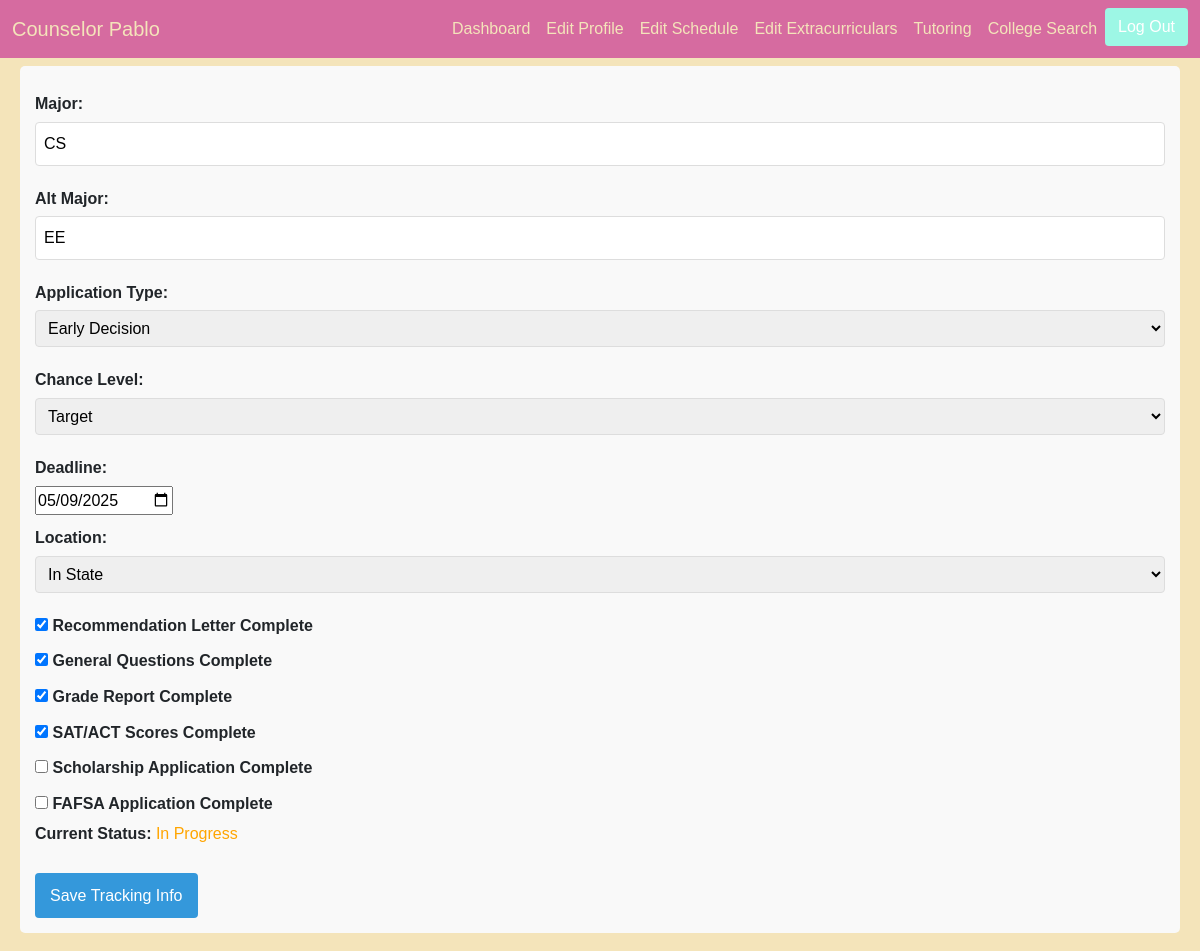
The page /application/1/ (signed in, upper part) on the database as committed earlier.
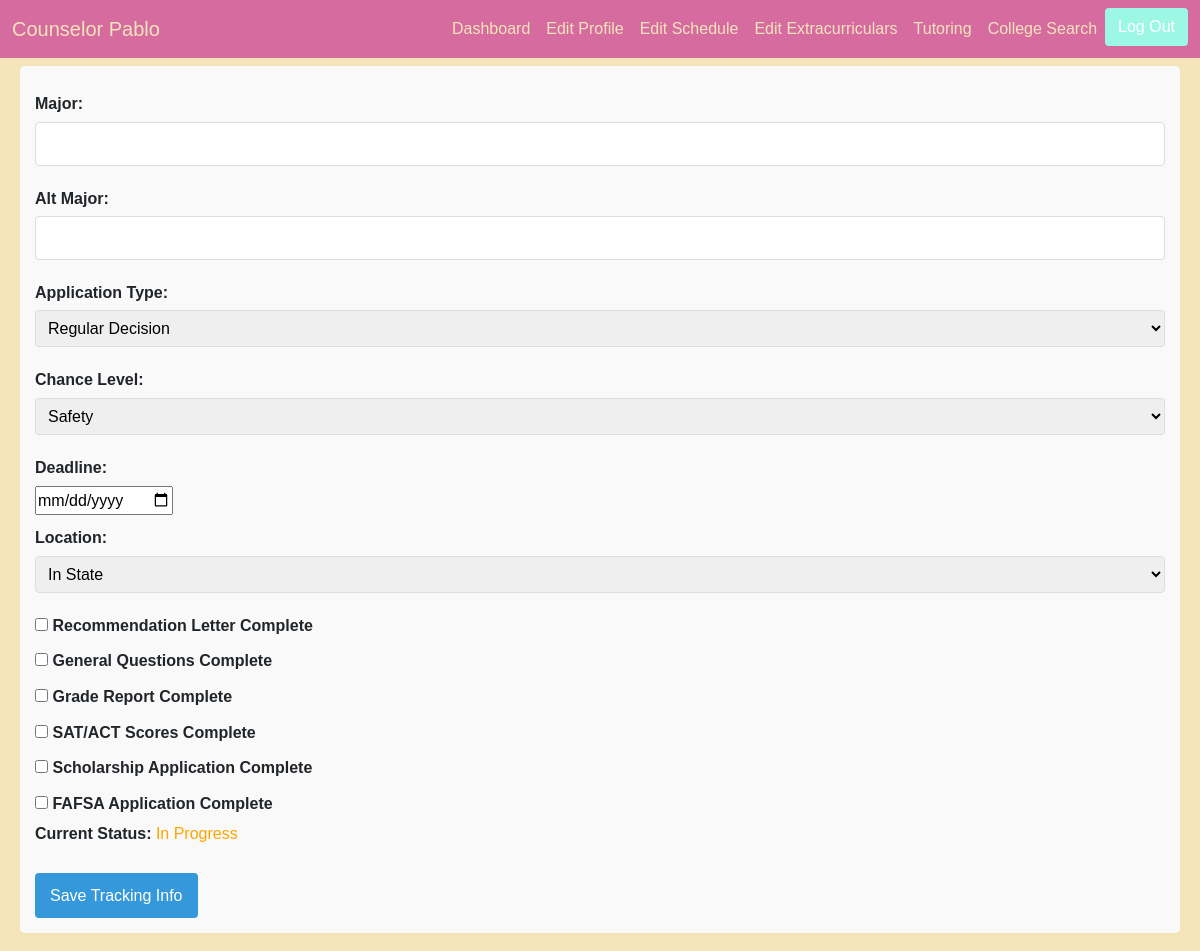
The same page on the database as committed later.
### counselor/models.py (models this page shows, shortened)
class CollegeApplication(models.Model):
    user = models.ForeignKey(User, on_delete=models.CASCADE)
    college = models.CharField(max_length=1000, blank=True, null=True)
    major = models.CharField(default="", max_length=1000, blank=True, null=True)
    alt_major = models.CharField(max_length=1000, blank=True, null=True)
    TYPE = [
        (1, 'Regular Decision'),
        (2, 'Early Decision'),
        (3, 'Early Decision I'),
        (4, 'Early Decision II'),
        (5, 'Early Action'),
        (6, 'Early Action I'),
        (7, 'Early Action II'),
        (8, 'Restrictive Early Action')
    ]
    application_type = models.IntegerField(default=1, choices=TYPE)
    CHANCE = [
        (1, 'Safety'),
        (2, 'Target'),
        (3, 'Reach'),
        (4, 'Far Reach')
    ]
    chance = models.IntegerField(default=1, choices=CHANCE)
    deadline = models.DateField(blank=True, null=True)
    LOCATION = [
        (1, 'In State'),
        (2, 'Out of State'),
        (3, 'International')
    ]
    location = models.IntegerField(default=1, choices=LOCATION)
    STATUS = [
        (1, 'Not Complete'),
        (2, 'Complete')
    ]
    rec_letter_status = models.IntegerField(default=1, choices=STATUS)
    general_questions_status = models.IntegerField(default=1, choices=STATUS)
    grade_report_status = models.IntegerField(default=1, choices=STATUS)
    SAT_ACT_score_status = models.IntegerField(default=1, choices=STATUS)
    scholarship_application_status = models.IntegerField(default=1, choices=STATUS)
    FAFSA_application_status = models.IntegerField(default=1, choices=STATUS)
    APP_STATUS = [
        (1, 'In Progress'),
        (2, 'Submitted'),
        (3, 'Admitted'),
        (4, 'Deferred'),
        (5, 'Waitlisted'),
        (6, 'Denied')
    ]
    application_status = models.IntegerField(default=1, choices=APP_STATUS)

### counselor/views.py (the view, shortened to what this page needs)
# urls.py: path('application/<int:app_id>/', views.track_application, name='track_application'),
@csrf_exempt
def track_application(request, app_id):
    if not request.session.get('logged_in'):
        return redirect('counselor:login')
    user = User.objects.get(email=request.session["email"])
    application = get_object_or_404(CollegeApplication, id=app_id, user=user)
    essay_drafts = EssayDraft.objects.filter(application=application)
    return render(request, 'track_application.html', {
        'application': application,
        'essay_drafts': essay_drafts
    })

### counselor_chat/context_processors.py (called while the page is built)
def page_identifier(request):
    return {
        'page_identifier': request.path.replace("/", "_") # can be changed if duplicates? shouldnt be...
    }

### counselor/templates/track_application.html (shortened to what this page needs)
{% extends 'base.html' %}
{% block content %}
    <h2>Tracking Application for {{ application.college }}</h2>
    <form method="POST">
        <label>Major:</label>
        <input type="text" name="major" value="{{ application.major }}">
        <label>Alt Major:</label>
        <input type="text" name="alt_major" value="{{ application.alt_major }}">
        <label>Application Type:</label>
        <select name="application_type">
            {% for val, label in application.TYPE %}
                <option value="{{ val }}" {% if val == application.application_type %}selected{% endif %}>{{ label }}</option>
            {% endfor %}
        </select>
        <label>Chance Level:</label>
        <select name="chance">
            {% for val, label in application.CHANCE %}
                <option value="{{ val }}" {% if val == application.chance %}selected{% endif %}>{{ label }}</option>
            {% endfor %}
        </select>
        <label>Deadline:</label>
        <input type="date" name="deadline" value="{{ application.deadline|date:'Y-m-d' }}">
        <label>Location:</label>
        <select name="location">
            {% for val, label in application.LOCATION %}
                <option value="{{ val }}" {% if val == application.location %}selected{% endif %}>{{ label }}</option>
            {% endfor %}
        </select>
        <label><input type="checkbox" name="rec_letter_status" value="2" {% if application.rec_letter_status == 2 %}checked{% endif %}> Recommendation Letter Complete</label>
        <label><input type="checkbox" name="general_questions_status" value="2" {% if application.general_questions_status == 2 %}checked{% endif %}> General Questions Complete</label>
        <label><input type="checkbox" name="grade_report_status" value="2" {% if application.grade_report_status == 2 %}checked{% endif %}> Grade Report Complete</label>
        <label><input type="checkbox" name="SAT_ACT_score_status" value="2" {% if application.SAT_ACT_score_status == 2 %}checked{% endif %}> SAT/ACT Scores Complete</label>
        <label><input type="checkbox" name="scholarship_application_status" value="2" {% if application.scholarship_application_status == 2 %}checked{% endif %}> Scholarship Application Complete</label>
        <label><input type="checkbox" name="FAFSA_application_status" value="2" {% if application.FAFSA_application_status == 2 %}checked{% endif %}> FAFSA Application Complete</label>
        <p><strong>Current Status:</strong>
            {% if application.application_status == 2 %}
                <span class="status-complete">Submitted</span>
            {% else %}
                <span class="status-in-progress">In Progress</span>
            {% endif %}
        </p>
        <button type="submit">Save Tracking Info</button>
    </form>
{% endblock %}

### counselor/templates/base.html (shortened to what this page needs)
{% load static %}
<!DOCTYPE html>
<html lang="en">
<head>
    <link href="https://cdn.jsdelivr.net/npm/bootstrap@5.1.3/dist/css/bootstrap.min.css" rel="stylesheet">
    <link rel="stylesheet" href="https://cdnjs.cloudflare.com/ajax/libs/font-awesome/6.1.1/css/all.min.css" />
    <link rel="stylesheet" type="text/css" href="{% static 'css/mainfile.css' %}">
</head>
<body>
	<header>
	  <nav class="navbar navbar-expand-md navbar-custom fixed-top ">
	    <div class="container-fluid">
	      <a class="navbar-brand" href="{% url 'counselor:dashboard' %}">Counselor Pablo</a>
	      <div class="collapse navbar-collapse" id="navbarCollapse">
	        <ul class="navbar-nav ms-auto mb-2 mb-md-0">
	          <li class="nav-item">
	            <a class="nav-link" style="color: #f4e4ba;" href="{% url 'counselor:dashboard' %}">Dashboard</a>
	          </li>
	          <li class="nav-item">
	            <a class="nav-link" style="color: #f4e4ba;" href="{% url 'counselor:edit_profile' %}">Edit Profile</a>
	          </li>
	          <li class="nav-item">
	            <a class="nav-link" style="color: #f4e4ba;" href="{% url 'counselor:edit_schedule' %}">Edit Schedule</a>
	          </li>
              <li class="nav-item">
	            <a class="nav-link" style="color: #f4e4ba;" href="{% url 'counselor:edit_extracurriculars' %}">Edit Extracurriculars</a>
	          </li>
              <li class="nav-item">
	            <a class="nav-link" style="color: #f4e4ba;" href="{% url 'counselor:tutoring' %}">Tutoring</a>
	          </li>
              <li class="nav-item">
	            <a class="nav-link" style="color: #f4e4ba;" href="{% url 'counselor:college_search' %}">College Search</a>
	          </li>
            <li class="nav-item">
                <a class="btn btn-custom" style="background-color: #9df7e5; color: rgb(255, 255, 255);" href="{% url 'counselor:logout' %}">Log Out</a>
            </li>
	        </ul>
	      </div>
	    </div>
	  </nav>
	</header>
	<main>
	<div id="block" style="height: 89vh; overflow-y: scroll;" >
		{% block content %}
	  	{% endblock %}
	</div>
	</main>
</body>
</html>

### counselor/static/css/mainfile.css (style rules this page uses)
body { padding-top: 3rem; background-color: #f4e4ba; }
.navbar { background-color: #d66ba0; }
.navbar-brand { color: #f4e4ba; }
.collapse { color: #f4e4ba; }

### counselor/templates/base.html (style rules this page uses)
#block { scrollbar-width: none; -ms-overflow-style: none; }

### counselor/templates/track_application.html (style rules this page uses)
body { font-family: Arial, sans-serif; line-height: 1.6; padding: 20px; max-width: 1200px; margin: 0 auto; }
h2, h3 { color: #2c3e50; }
form { margin-bottom: 20px; padding: 15px; background: #f9f9f9; border-radius: 5px; }
label { display: block; margin: 10px 0 5px; font-weight: bold; }
input[type="text"], textarea, select { width: 100%; padding: 8px; margin-bottom: 10px; border: 1px solid #ddd; border-radius: 4px; }
button { background: #3498db; color: white; border: none; padding: 10px 15px; border-radius: 4px; cursor: pointer; margin-top: 10px; }
.status-in-progress { color: orange; }

Rows that differ between the two databases and show on the page:
changed CollegeApplication "In State": application_type "Early Decision" → "Regular Decision"; chance "Target" → "Safety"; rec_letter_status "☑" → "☐"; general_questions_status "☑" → "☐"; grade_report_status "☑" → "☐"; SAT_ACT_score_status "☑" → "☐"; major "CS" → (not shown); alt_major "EE" → (not shown); deadline "05/09/2025" → (not shown)
